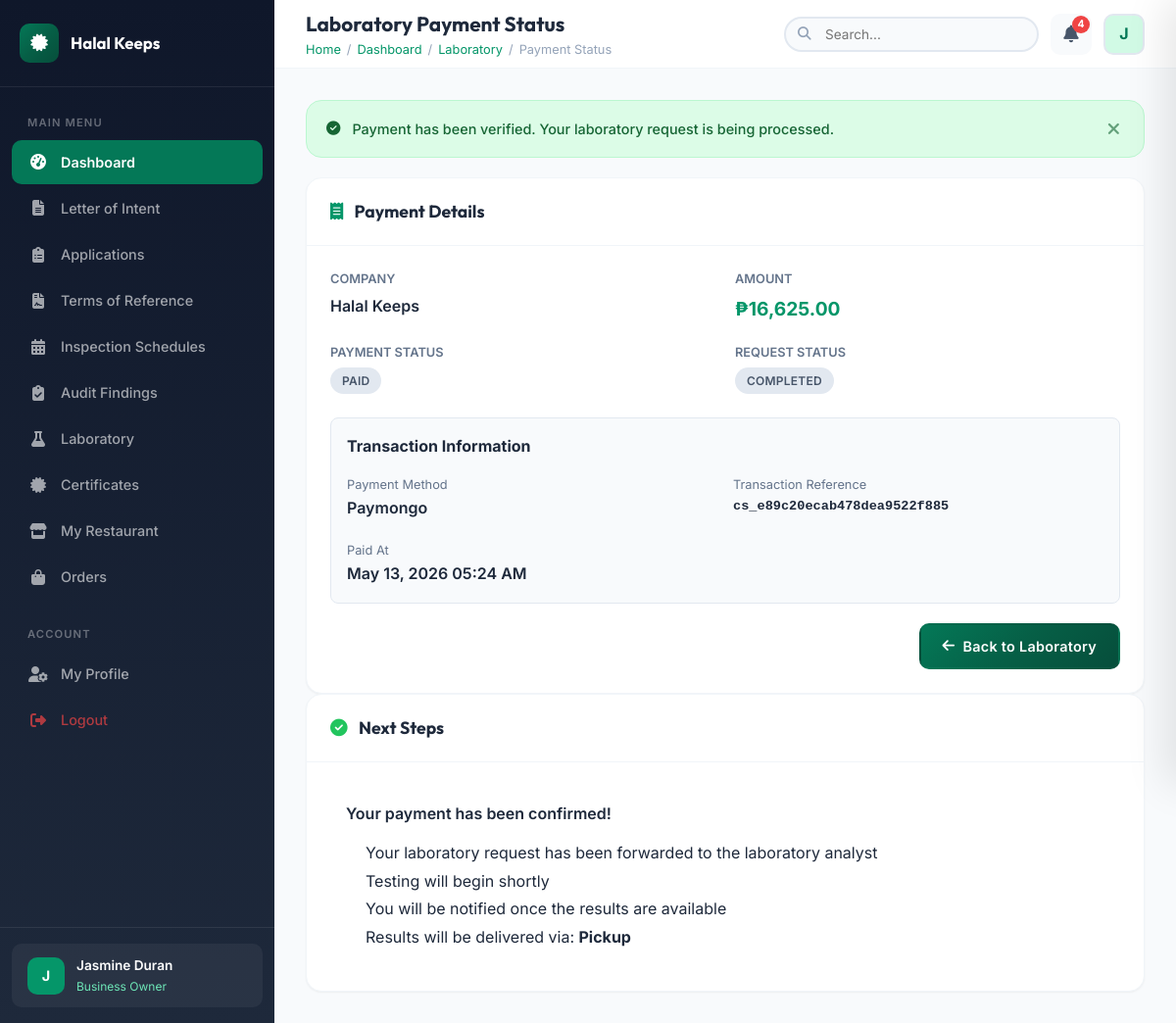
The page /dashboard/business_owner/laboratory_payment_status.php?id=6 (signed in) on the database its author committed.
### tables this page shows
CREATE TABLE `payments` (
  `id` int(11) NOT NULL,
  `user_id` int(11) NOT NULL,
  `reference_type` enum('inspection','laboratory','certification','order') NOT NULL,
  `reference_id` int(11) NOT NULL,
  `amount` decimal(10,2) NOT NULL,
  `payment_method` varchar(50) DEFAULT NULL,
  `transaction_reference` varchar(255) DEFAULT NULL,
  `paymongo_checkout_url` text DEFAULT NULL,
  `paymongo_raw_response` longtext DEFAULT NULL,
  `receipt_path` varchar(500) DEFAULT NULL,
  `status` enum('pending','verified','rejected') DEFAULT 'pending',
  `verified_by` int(11) DEFAULT NULL,
  `paid_at` timestamp NULL DEFAULT NULL,
  `created_at` timestamp NOT NULL DEFAULT current_timestamp()
);

CREATE TABLE `laboratory_requests` (
  `id` int(11) NOT NULL,
  `application_id` int(11) NOT NULL,
  `business_owner_id` int(11) NOT NULL,
  `request_number` varchar(50) DEFAULT NULL,
  `sample_description` text NOT NULL,
  `analysis_requirements` text NOT NULL,
  `payment_testing_fee` decimal(10,2) DEFAULT 0.00,
  `payment_status` enum('unpaid','paid','waived') DEFAULT 'unpaid',
  `status` enum('submitted','pending_payment','received','testing','completed','rejected') DEFAULT 'submitted',
  `received_by` int(11) DEFAULT NULL,
  `received_at` timestamp NULL DEFAULT NULL,
  `receiving_notes` text DEFAULT NULL,
  `analyst_id` int(11) DEFAULT NULL,
  `testing_started_at` timestamp NULL DEFAULT NULL,
  `test_result` enum('pass','fail','inconclusive') DEFAULT NULL,
  `analysis_details` text DEFAULT NULL,
  `halal_status` enum('halal','haram','mushbooh') DEFAULT NULL,
  `completed_at` timestamp NULL DEFAULT NULL,
  `created_at` timestamp NOT NULL DEFAULT current_timestamp(),
  `updated_at` timestamp NOT NULL DEFAULT current_timestamp() ON UPDATE current_timestamp()
);

CREATE TABLE `letter_of_intent` (
  `id` int(11) NOT NULL,
  `business_owner_id` int(11) NOT NULL,
  `company_name` varchar(255) NOT NULL,
  `company_address` text NOT NULL,
  `company_info` text NOT NULL,
  `date_of_intent` date DEFAULT NULL,
  `menu_list` text DEFAULT NULL,
  `contact_person` varchar(255) DEFAULT NULL,
  `contact_email` varchar(255) DEFAULT NULL,
  `contact_phone` varchar(50) DEFAULT NULL,
  `letter_content` text NOT NULL,
  `supporting_documents` text DEFAULT NULL,
  `status` enum('draft','submitted','under_review','verified','returned','rejected') DEFAULT 'draft',
  `remarks` text DEFAULT NULL,
  `submitted_at` timestamp NULL DEFAULT NULL,
  `created_at` timestamp NOT NULL DEFAULT current_timestamp(),
  `updated_at` timestamp NOT NULL DEFAULT current_timestamp() ON UPDATE current_timestamp(),
  `application_type` varchar(255) DEFAULT NULL,
  `certifying_body` varchar(255) DEFAULT 'HDIP',
  `signature_data` longtext DEFAULT NULL
);

### dashboard/business_owner/laboratory_payment_status.php (the view, shortened to what this page needs)
<?php
require_once __DIR__ . '/../../config/app.php';
$user_id = $_SESSION['user_id'];
$request_id = intval($_GET['id'] ?? 0);
$status_param = $_GET['status'] ?? '';
$stmt = $conn->prepare("
    SELECT lr.*, loi.company_name
    FROM laboratory_requests lr
    JOIN hdp_applications ha ON lr.application_id = ha.id
    JOIN letter_of_intent loi ON ha.loi_id = loi.id
    WHERE lr.id = ? AND lr.business_owner_id = ?
");
$stmt->bind_param("ii", $request_id, $user_id);
$stmt->execute();
$request = $stmt->get_result()->fetch_assoc();
$payment = $conn->query("SELECT * FROM payments WHERE reference_type = 'laboratory' AND reference_id = $request_id ORDER BY created_at DESC LIMIT 1")->fetch_assoc();
$payment_verified = false;
$message = '';
$message_type = 'info';
if ($payment && $payment['status'] === 'pending' && !empty($payment['transaction_reference'])) {
    $checkoutResult = retrievePayMongoCheckoutSession($payment['transaction_reference']);
    if ($checkoutResult['success'] && isPayMongoCheckoutPaid($checkoutResult['data'])) {
        $paid_at = date('Y-m-d H:i:s');
        $conn->query("UPDATE payments SET status = 'verified', paid_at = '$paid_at' WHERE id = {$payment['id']}");
        $conn->query("UPDATE laboratory_requests SET payment_status = 'paid', status = 'received' WHERE id = $request_id");
        $analysts = $conn->query("SELECT id FROM users WHERE role_id = " . ROLE_LABORATORY_ANALYST . " AND role_status = 'approved'");
        while ($analyst = $analysts->fetch_assoc()) {
            createNotification(
                $conn,
                $analyst['id'],
                'Laboratory Payment Received',
                'Payment received for laboratory request from ' . $request['company_name'] . '. Ready for analysis.',
                'action_required',
                BASE_URL . 'dashboard/lab_analyst/analyze_samples.php'
            );
        }
        logActivity($conn, $user_id, 'Lab Payment Completed', 'Payment verified for lab request #' . $request_id, 'payment');
        $payment_verified = true;
        $message = 'Payment successful! Your laboratory request is now ready for analysis.';
        $message_type = 'success';
        $payment = $conn->query("SELECT * FROM payments WHERE id = {$payment['id']}")->fetch_assoc();
        $request = $conn->query("SELECT lr.*, loi.company_name FROM laboratory_requests lr JOIN hdp_applications ha ON lr.application_id = ha.id JOIN letter_of_intent loi ON ha.loi_id = loi.id WHERE lr.id = $request_id")->fetch_assoc();
    } elseif ($status_param === 'cancelled') {
        $message = 'Payment was cancelled. You can try again when ready.';
        $message_type = 'warning';
    } else {
        $message = 'Payment is being processed. Please wait...';
        $message_type = 'info';
    }
} elseif ($payment && $payment['status'] === 'verified') {
    $payment_verified = true;
    $message = 'Payment has been verified. Your laboratory request is being processed.';
    $message_type = 'success';
} elseif ($request['status'] === 'pending_payment') {
    $message = 'Payment is required to proceed with laboratory testing.';
    $message_type = 'warning';
}
require_once __DIR__ . '/../../includes/header.php';
?>
<?php if ($message): ?>
    <div class="alert alert-<?= $message_type ?>">
        <i class="fas fa-<?= $message_type === 'success' ? 'check-circle' : ($message_type === 'warning' ? 'exclamation-triangle' : 'info-circle') ?>"></i>
        <span><?= $message ?></span>
        <button class="close-alert"><i class="fas fa-times"></i></button>
    </div>
<?php endif; ?>
<div class="card">
    <div class="card-header">
        <h3><i class="fas fa-receipt" style="color:var(--primary-600);margin-right:8px;"></i> Payment Details</h3>
    </div>
    <div class="card-body">
        <div style="display:grid;grid-template-columns:1fr 1fr;gap:20px;margin-bottom:24px;">
            <div>
                <label style="font-weight:600;color:var(--neutral-500);font-size:0.8rem;text-transform:uppercase;display:block;margin-bottom:4px;">Company</label>
                <p style="font-size:1rem;font-weight:600;"><?= htmlspecialchars($request['company_name']) ?></p>
            </div>
            <div>
                <label style="font-weight:600;color:var(--neutral-500);font-size:0.8rem;text-transform:uppercase;display:block;margin-bottom:4px;">Amount</label>
                <p style="font-size:1.2rem;font-weight:700;color:var(--primary-600);"><?= formatCurrency($request['payment_testing_fee']) ?></p>
            </div>
            <div>
                <label style="font-weight:600;color:var(--neutral-500);font-size:0.8rem;text-transform:uppercase;display:block;margin-bottom:4px;">Payment Status</label>
                <p><?= getStatusBadge($request['payment_status']) ?></p>
            </div>
            <div>
                <label style="font-weight:600;color:var(--neutral-500);font-size:0.8rem;text-transform:uppercase;display:block;margin-bottom:4px;">Request Status</label>
                <p><?= getStatusBadge($request['status']) ?></p>
            </div>
        </div>
        <?php if ($payment): ?>
        <div style="background:#f8fafc;border:1px solid #e2e8f0;border-radius:8px;padding:16px;margin-bottom:20px;">
            <h4 style="font-weight:700;margin-bottom:12px;">Transaction Information</h4>
            <div style="display:grid;grid-template-columns:1fr 1fr;gap:16px;">
                <div>
                    <label style="font-size:0.8rem;color:var(--neutral-500);">Payment Method</label>
                    <p style="font-weight:600;"><?= ucfirst($payment['payment_method']) ?></p>
                </div>
                <div>
                    <label style="font-size:0.8rem;color:var(--neutral-500);">Transaction Reference</label>
                    <p style="font-weight:600;font-family:monospace;font-size:0.85rem;"><?= htmlspecialchars($payment['transaction_reference']) ?></p>
                </div>
                <?php if ($payment['paid_at']): ?>
                <div>
                    <label style="font-size:0.8rem;color:var(--neutral-500);">Paid At</label>
                    <p style="font-weight:600;"><?= formatDateTime($payment['paid_at']) ?></p>
                </div>
                <?php endif; ?>
            </div>
        </div>
        <?php endif; ?>
        <?php if (!$payment_verified && $request['status'] === 'pending_payment'): ?>
        <div style="display:flex;justify-content:flex-end;gap:12px;">
            <a href="<?= BASE_URL ?>dashboard/business_owner/laboratory.php" class="btn btn-outline">
                <i class="fas fa-arrow-left"></i> Back to Laboratory
            </a>
            <a href="<?= BASE_URL ?>dashboard/business_owner/pay_laboratory.php?id=<?= $request_id ?>" class="btn btn-primary">
                <i class="fas fa-credit-card"></i> Proceed to Payment
            </a>
        </div>
        <?php else: ?>
        <div style="display:flex;justify-content:flex-end;">
            <a href="<?= BASE_URL ?>dashboard/business_owner/laboratory.php" class="btn btn-primary">
                <i class="fas fa-arrow-left"></i> Back to Laboratory
            </a>
        </div>
        <?php endif; ?>
    </div>
</div>
<?php if ($payment_verified): ?>
<div class="card">
    <div class="card-header">
        <h3><i class="fas fa-check-circle" style="color:var(--success);margin-right:8px;"></i> Next Steps</h3>
    </div>
    <div class="card-body">
        <div style="background:var(--success-50);border:1px solid var(--success-200);border-radius:8px;padding:16px;">
            <p style="margin:0 0 12px 0;font-weight:600;">Your payment has been confirmed!</p>
            <ul style="margin:0;padding-left:20px;line-height:1.8;">
                <li>Your laboratory request has been forwarded to the laboratory analyst</li>
                <li>Testing will begin shortly</li>
                <li>You will be notified once the results are available</li>
                <li>Results will be delivered via: <strong><?= ucfirst($request['delivery_method'] ?? 'pickup') ?></strong></li>
            </ul>
        </div>
    </div>
</div>
<?php endif; ?>
<?php require_once __DIR__ . '/../../includes/footer.php'; ?>

### includes/functions.php (shortened to what this page needs)
<?php
function formatDateTime($datetime, $format = 'M d, Y h:i A') {
    return date($format, strtotime($datetime));
}
function formatCurrency($amount) {
    return '₱' . number_format($amount, 2);
}
function getStatusBadge($status) {
    return $badges[strtolower($status)] ?? '<span class="badge badge-secondary">' . ucfirst(str_replace('_', ' ', $status)) . '</span>';
}
?>

### rows shown on the page
payments: status "Payment has been verified. Your laboratory request is being processed.", payment_method "Paymongo", transaction_reference "cs_e89c20ecab478dea9522f885", paid_at "May 13, 2026 05:24 AM"
laboratory_requests: letter_of_intent.company_name "Halal Keeps", payment_testing_fee "₱16,625.00", payment_status "PAID COMPLETED"

### other values the page prints
$item['label'] "Dashboard"
$item['label'] "Letter of Intent"
$item['label'] "Applications"
$item['label'] "Terms of Reference"
$item['label'] "Inspection Schedules"
$item['label'] "Audit Findings"
$item['label'] "Laboratory"
$item['label'] "Certificates"
$item['label'] "My Restaurant"
$item['label'] "Orders"
substr($_SESSION['full_name'] ?? 'U', 0, 1) "J"
$_SESSION['full_name'] "Jasmine Duran"
$role_name "Business Owner"
$page_heading "Laboratory Payment Status"
$crumb['label'] "Dashboard"
